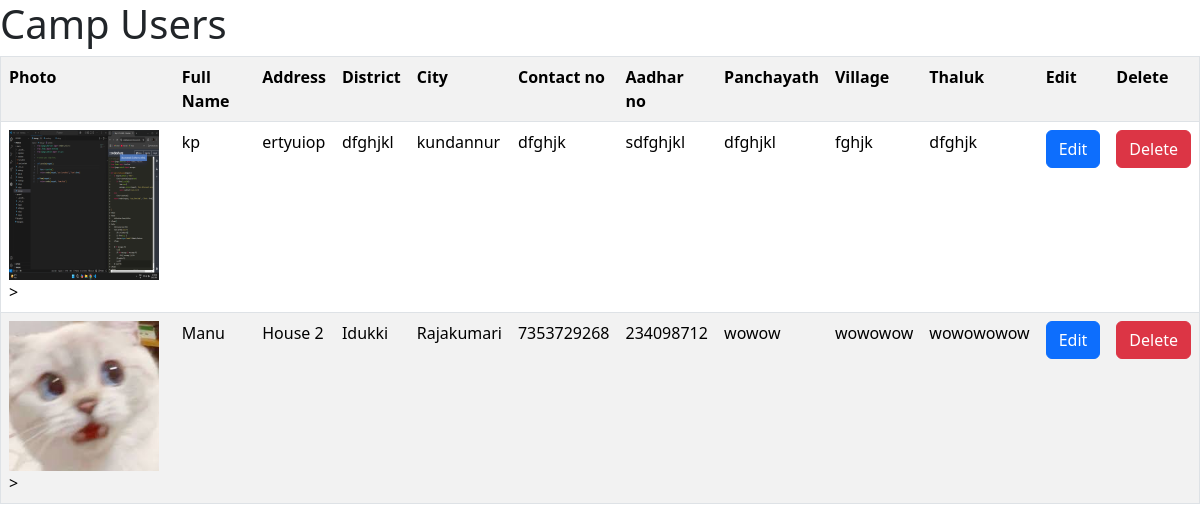
Before: /campusersview (signed in) with the older database file.
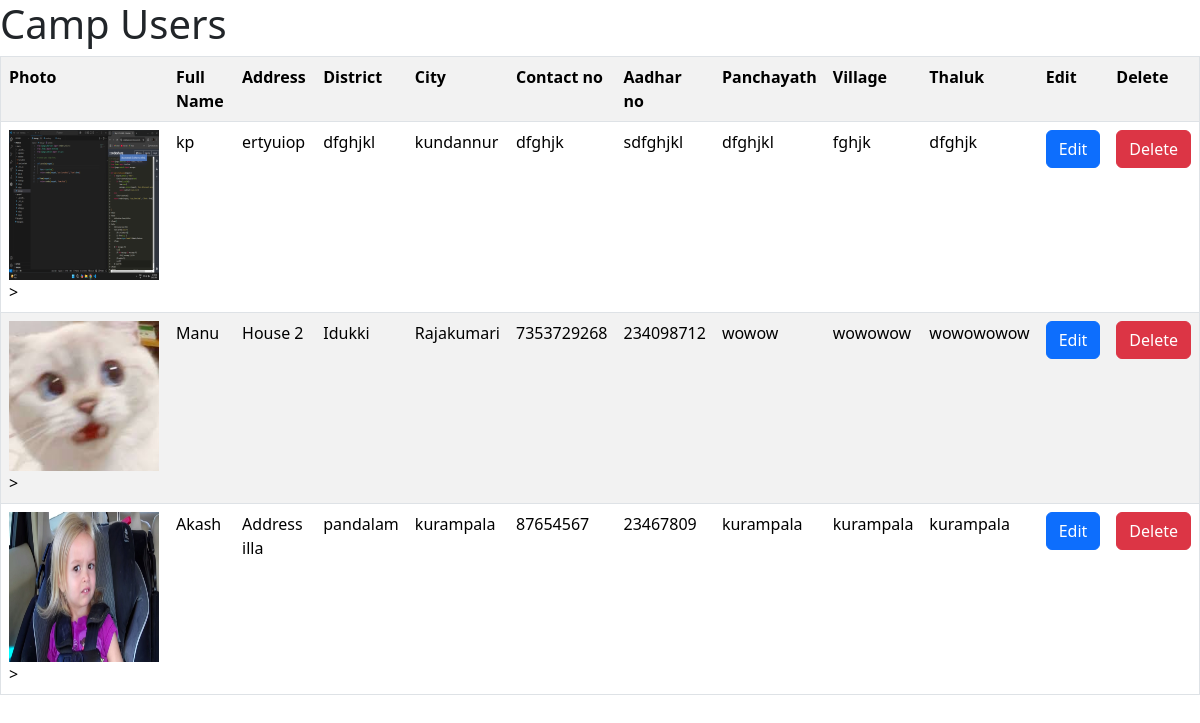
After: the same page with the newer database file.
### app/models.py (models this page shows)
class CampUser(models.Model):
    photo=models.ImageField(upload_to='camp')          # Here camp is the folder name where the images added will be stored
    full_name=models.CharField(max_length=100)
    address=models.CharField(max_length=100)
    district=models.CharField(max_length=100)
    city=models.CharField(max_length=100)
    contact_no=models.CharField(max_length=100)
    aadhar_no=models.CharField(max_length=100)
    panchayath=models.CharField(max_length=100)
    village=models.CharField(max_length=100)
    thaluk=models.CharField(max_length=100)
    current_date=models.DateField(auto_now_add=True)
    camp_id=models.ForeignKey(Login,on_delete=models.CASCADE,null=True,blank=True)

### app/views.py (the view)
# urls.py: path('campusersview',views.CampUsersView,name="CampUsersView"),                 #         path of viewing camp user
def CampUsersView(request):
    session_id=request.session['camp_id']
    a=get_object_or_404(Login,id=session_id)
    users=CampUser.objects.filter(camp_id=a)
    return render(request,'camp_users_table.html',{'users':users})

### app/templates/camp_users_table.html (shortened to what this page needs)
{% load static %}
<!DOCTYPE html>
<html lang="en">
  <head>
    <link
      href="https://cdn.jsdelivr.net/npm/bootstrap@5.3.3/dist/css/bootstrap.min.css"
      rel="stylesheet"
    />
  </head>
  <body>
    <h1>Camp Users</h1>
    <table class="table table-striped" border="1">
      <tr>
        <th>Photo</th>
        <th>Full Name</th>
        <th>Address</th>
        <th>District</th>
        <th>City</th>
        <th>Contact no</th>
        <th>Aadhar no</th>
        <th>Panchayath</th>
        <th>Village</th>
        <th>Thaluk</th>
        <th>Edit</th>
        <th>Delete</th>
      </tr>
      {% for user in users %}
      <tr>
        <td>
          <img  style="width: 150px;height: 150px;"  src="{{user.photo.url}}"  />
          >
        </td>
        <td>{{user.full_name}}</td>
        <td>{{user.address}}</td>
        <td>{{user.district}}</td>
        <td>{{user.city}}</td>
        <td>{{user.contact_no}}</td>
        <td>{{user.aadhar_no}}</td>
        <td>{{user.panchayath}}</td>
        <td>{{user.village}}</td>
        <td>{{user.thaluk}}</td>
        <td><button class="btn btn-primary"><a href="{% url 'EditCampUser' user.id %}"  style="color: white;text-decoration: none;">Edit</a></button></td>
        <td>
          <button
            class="btn btn-danger"
            data-toggle="modal"
            data-target="#deleteModal"
            data-user-id="{{ user.id }}"
          >
            Delete
          </button>
        </td>
      </tr>
      {% endfor %}
    </table>
  </body>
</html>

Changed rows visible on the page:
added CampUser: photo (picture), full_name "Akash", address "Address illa", district "pandalam", city "kurampala", contact_no "87654567", aadhar_no "23467809", panchayath "kurampala", village "kurampala", thaluk "kurampala"
